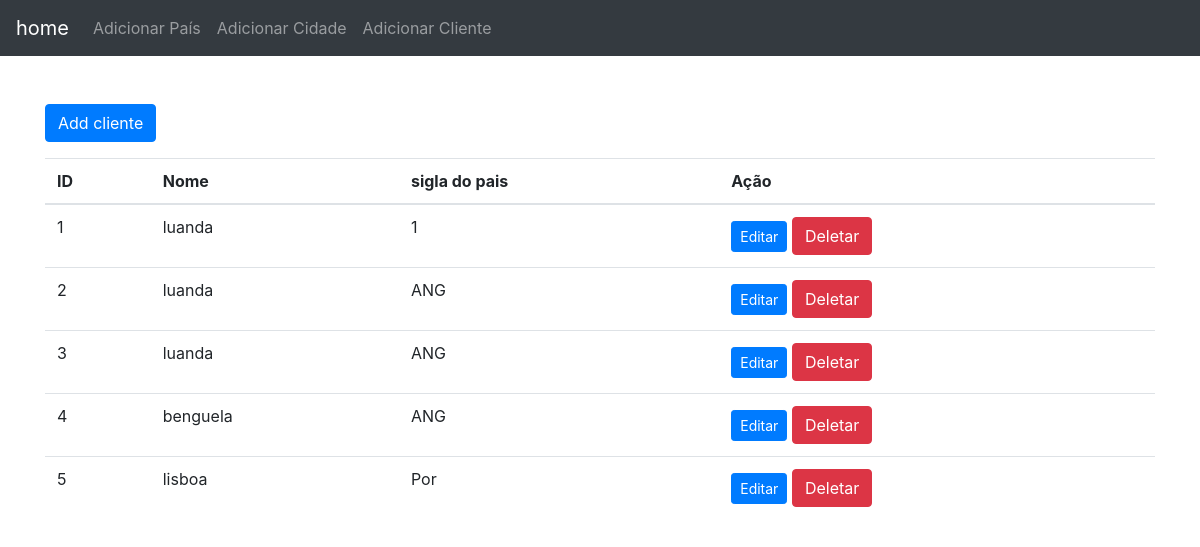
The page /form_cidade.php on the database its author committed.
### tables this page shows
CREATE TABLE IF NOT EXISTS `cidade` (
  `id` int NOT NULL AUTO_INCREMENT,
  `nome` varchar(100) NOT NULL,
  `sigla_pais` varchar(3) NOT NULL,
  PRIMARY KEY (`id`),
  KEY `sigla_pais` (`sigla_pais`)
);

### form_cidade.php (the view, shortened to what this page needs)
<html lang="en">
<head>
    <link rel="stylesheet" href="https://stackpath.bootstrapcdn.com/bootstrap/4.5.2/css/bootstrap.min.css">
</head>
<body>
<nav class="navbar navbar-expand-lg navbar-dark bg-dark">
    <a class="navbar-brand" href="index.php">home</a>
    <div class="collapse navbar-collapse" id="navbarNav">
        <ul class="navbar-nav">
            <li class="nav-item">
                <a class="nav-link" href="form_pais.php">Adicionar País</a>
            </li>
            <li class="nav-item">
                <a class="nav-link" href="form_cidade.php">Adicionar Cidade</a>
            </li>
            <li class="nav-item">
                <a class="nav-link" href="form_cliente.php">Adicionar Cliente</a>
            </li>
        </ul>
    </div>
</nav>
<div class="container mt-5">
           <button class="btn btn-primary" data-toggle="modal" data-target="#studentaddmodal">Add cliente</button>
    <table class="table mt-3">
        <thead>
            <tr>
                <th>ID</th>
                <th>Nome</th>
                <th>sigla do pais</th>
                <th>Ação</th>
            </tr>
        </thead>
        <tbody>
            <?php
            include 'conexao.php';
            $sql = "SELECT * FROM cidade";
            $result = $conn->query($sql);
            if ($result->num_rows > 0) {
                while ($row = $result->fetch_assoc()) {
                    echo "<tr>
                            <td>{$row['id']}</td>
                            <td>{$row['nome']}</td>
                            <td>{$row['sigla_pais']}</td>
                            <td>
                                <button class='btn btn-primary btn-sm' onclick='openEditModal(" . $row['id'] . ")'>Editar</button>
                                <a href='deletar.php?id={$row['id']}' class='btn btn-danger'>Deletar</a>
                            </td>
                        </tr>";
                }
            } else {
                echo "<tr><td colspan='6'>Nenhum cliente encontrado.</td></tr>";
            }
            ?>
        </tbody>
    </table>
</div>
</body>
</html>

### rows shown on the page
cidade: id "1", nome "luanda", sigla_pais "1"
cidade: id "2", nome "luanda", sigla_pais "ANG"
cidade: id "3", nome "luanda", sigla_pais "ANG"
cidade: id "4", nome "benguela", sigla_pais "ANG"
cidade: id "5", nome "lisboa", sigla_pais "Por"
